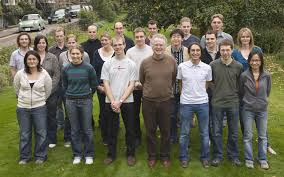
#> input picture 29May/g.jpeg, 284 x 177 px, found by its file name
$ python fd.py
#> lines starting #> are read from the running program, lines starting #| are printed output that depends on the picture; after the words box and inside, x2 and y2 are one past the last pixel; in counts of white or black regions, pixels touching at a corner belong together
import numpy as np
import cv2
face_cascade = cv2.CascadeClassifier('cascade.xml')
eye_cascade = cv2.CascadeClassifier('haarcascade_eye.xml')
img = cv2.imread('g.jpeg')
#> img is the input picture: shape (177, 284, 3); mean B, G, R 80.5, 100, 100.3
height, width, channels = img.shape
#> height = 177; width = 284; channels = 3
img1 = cv2.resize(img,(width*4, height*4), interpolation = cv2.INTER_CUBIC)
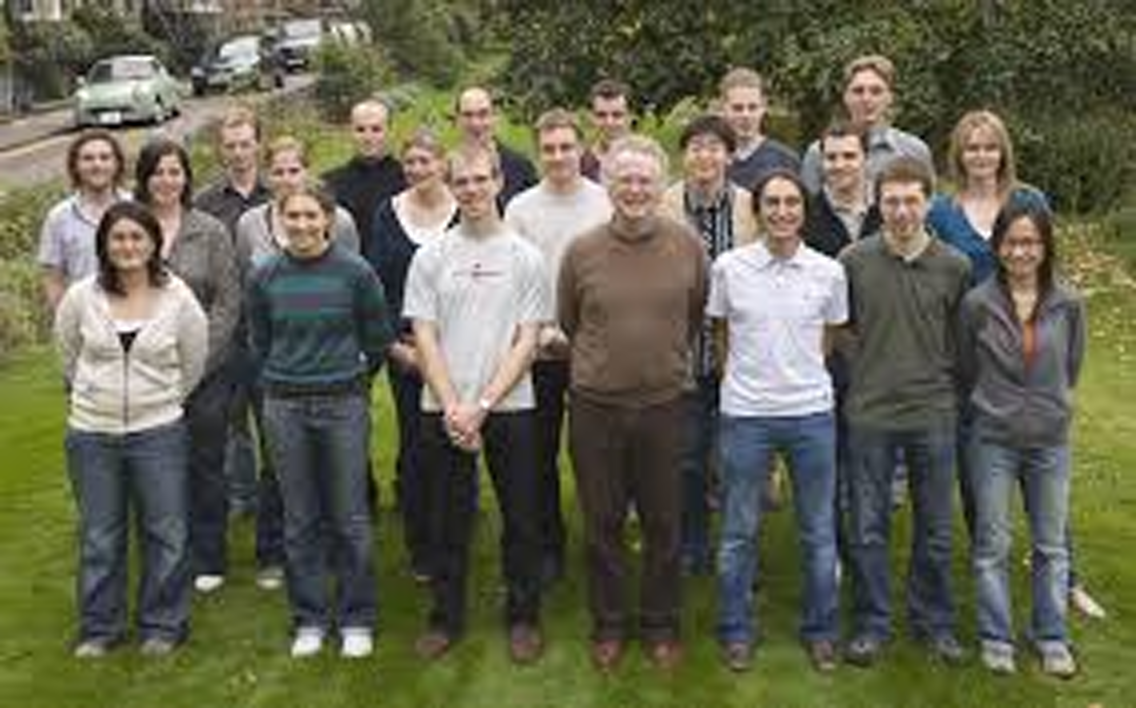
#> img1: shape (708, 1136, 3); mean B, G, R 80.5, 100, 100.3
gray = cv2.cvtColor(img1, cv2.COLOR_BGR2GRAY)
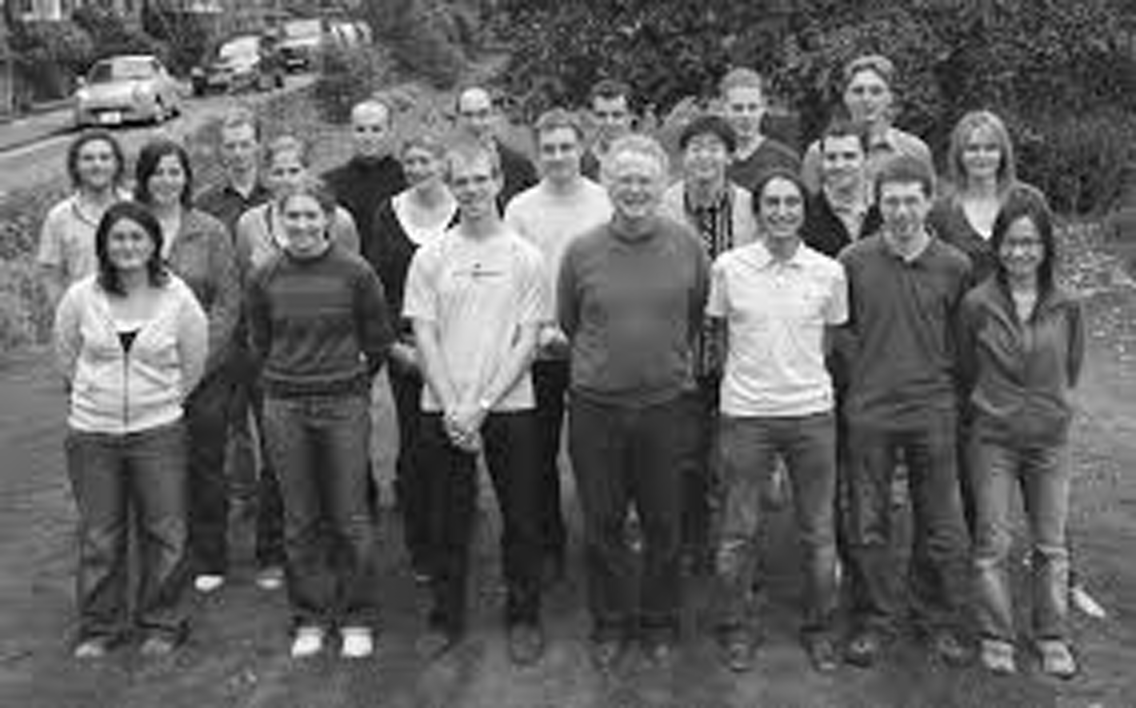
#> gray: shape (708, 1136); min 0, max 255, mean 97.9
faces = face_cascade.detectMultiScale(gray, 1.05, 5)
#> faces = 23 rows, first 6: [831, 638, 53, 26], [968, 414, 68, 34], [68, 382, 83, 42], [609, 340, 96, 48], [745, 373, 83, 41], [160, 39, 116, 58]
for (x,y,w,h) in faces:
 cv2.rectangle(img1,(x,y),(x+w,y+h),(255,0,0),2)
 roi_gray = gray[y:y+h, x:x+w]
 roi_color = img1[y:y+h, x:x+w]
 eyes = eye_cascade.detectMultiScale(roi_gray)
 for (ex,ey,ew,eh) in eyes:
  cv2.rectangle(roi_color,(ex,ey),(ex+ew,ey+eh),(0,255,0),2)
#> this loop made 23 passes
#> (x, y, w, h) on passes 1, 2, 3, 4, 5, 6, 7, 9, 10, 11, 12, 13: (831, 638, 53, 26), (968, 414, 68, 34), (68, 382, 83, 42), (609, 340, 96, 48), (745, 373, 83, 41), (160, 39, 116, 58), (1004, 14, 118, 59), (996, 127, 118, 59), (244, 338, 134, 67), (576, 588, 118, 59), (927, 650, 114, 57), (600, 22, 143, 72)
#> (x, y, w, h, eyes) on passes 8, 16, 21, 22: (43, 56, 136, 68, [[110, 1, 24, 24]]), (827, 175, 233, 116, [[70, 41, 22, 22], [189, 56, 21, 21]]), (30, 525, 278, 139, [[161, 63, 25, 25]]), (715, 118, 322, 161, [[256, 65, 22, 22], [48, 72, 22, 22]])
#> pass 1, `roi_color = img1[y:y+h, x:x+w]`:
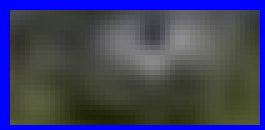
#> roi_color: shape (26, 53, 3) (shown 5 times larger); mean B, G, R 95.8, 64.5, 62.6
#> pass 2, `roi_color = img1[y:y+h, x:x+w]`:
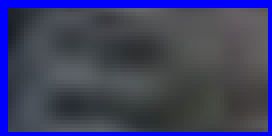
#> roi_color: shape (34, 68, 3) (shown 4 times larger); mean B, G, R 98.1, 63.3, 61.2
#> after the loop:
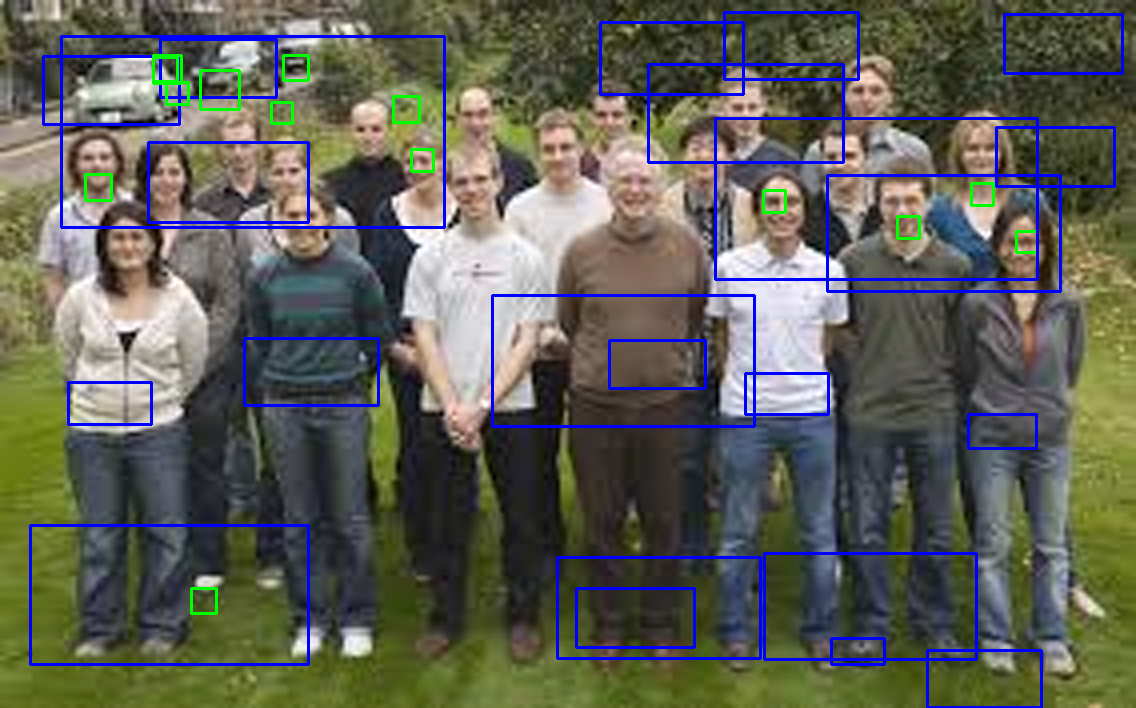
#> img1: shape (708, 1136, 3); 4.61% of pixels changed, all inside (x1, y1, x2, y2) = (29, 11, 1124, 708)
#> after the loop:
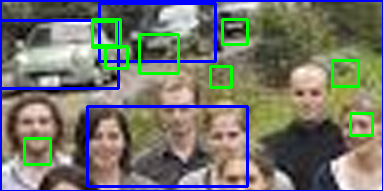
#> roi_color: shape (191, 383, 3); mean B, G, R 109, 117.3, 115.9
#> after the loop:
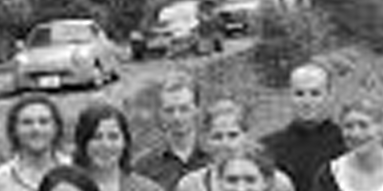
#> roi_gray: shape (191, 383); min 0, max 255, mean 121.1
cv2.imshow('img',img1)
cv2.waitKey(0)
cv2.destroyAllWindows()

$ run again, with 29May/r.jpeg copied over 29May/g.jpeg
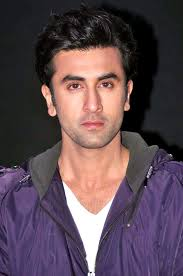
#> input picture 29May/r.jpeg, 183 x 276 px, found by its file name
#> img is the input picture: shape (276, 183, 3); mean B, G, R 82.4, 73.7, 91.8
#> `gray = cv2.cvtColor(img1, cv2.COLOR_BGR2GRAY)`:
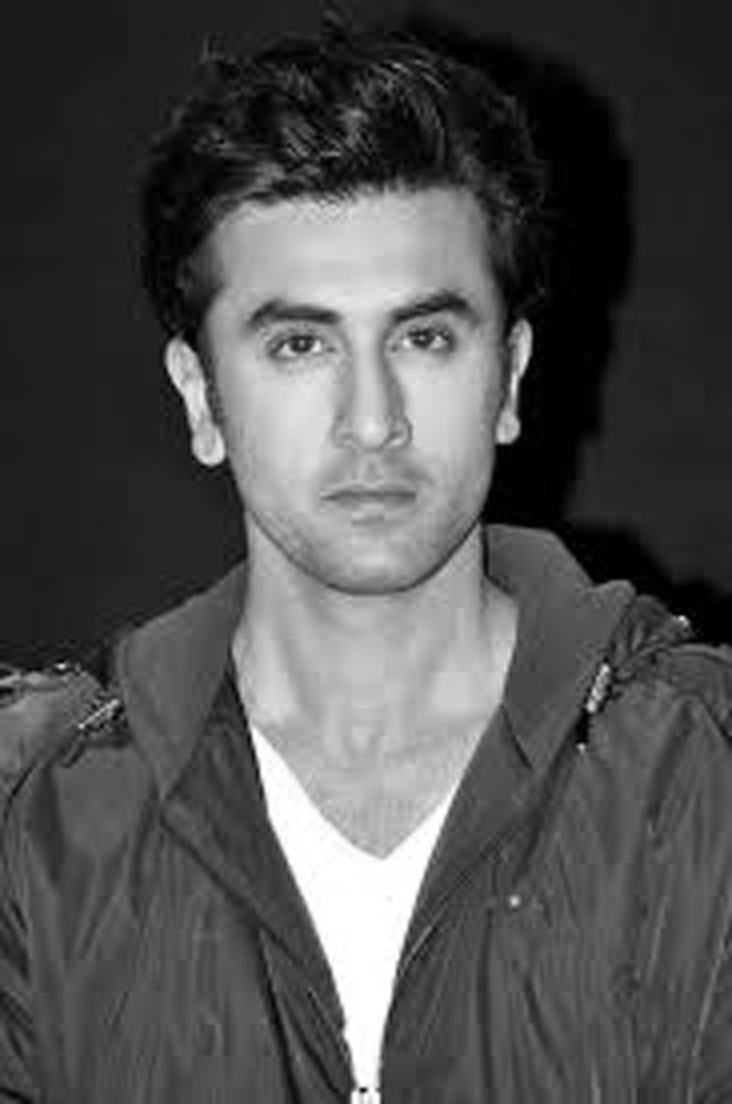
#> gray: shape (1104, 732); min 0, max 255, mean 80.1
#> faces = [[529, 134, 51, 25], [509, 503, 50, 25], [638, 557, 81, 40], [300, 531, 144, 72], [241, 274, 109, 54], [245, 304, 111, 56], [308, 440, 143, 72]]
#> the loop `for (x,y,w,h) in faces:` made 7 passes
#> after the loop `for (x,y,w,h) in faces:`:
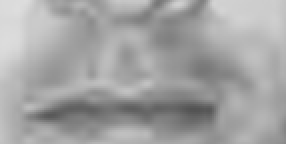
#> roi_gray: shape (72, 143) (shown 2 times larger); min 83, max 221, mean 163
